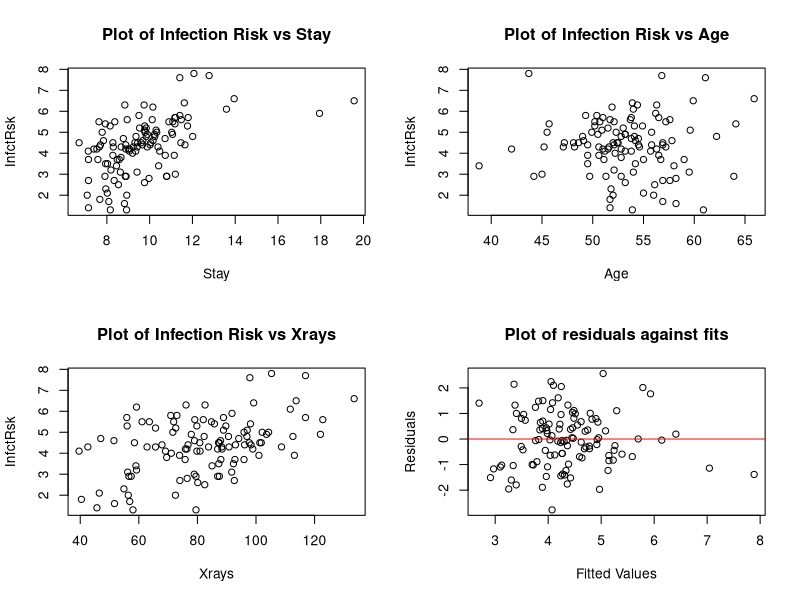
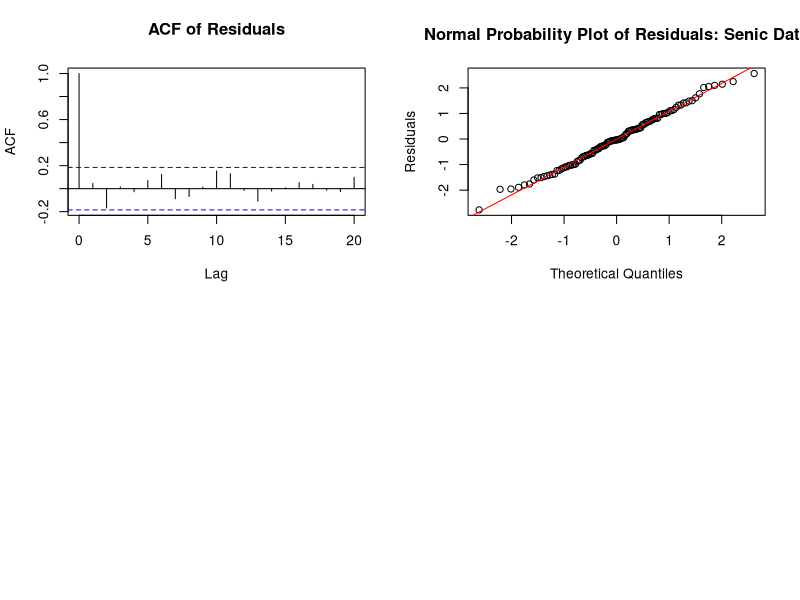

Generate these figures, in order, with R:
#################
##Senic Example##
#################

data<-read.table("Senic.txt", header=TRUE,sep="")
attach(data)

par(mfrow=c(2,2))

plot(Stay, InfctRsk, main="Plot of Infection Risk vs Stay")
plot(Age, InfctRsk, main="Plot of Infection Risk vs Age")
plot(Xrays, InfctRsk, main="Plot of Infection Risk vs Xrays")

result<-lm(InfctRsk~Stay + Age + Xrays)
summary(result)

plot(result$fitted.values,result$residuals,xlab="Fitted Values",ylab="Residuals",main="Plot of residuals against fits")
abline(h=0,col="red")

acf(rstandard(result), main="ACF of Residuals")

qqnorm(result$residuals, ylab="Residuals", main="Normal Probability Plot of Residuals: Senic Data")
qqline(result$residuals, col="red")

detach(data)